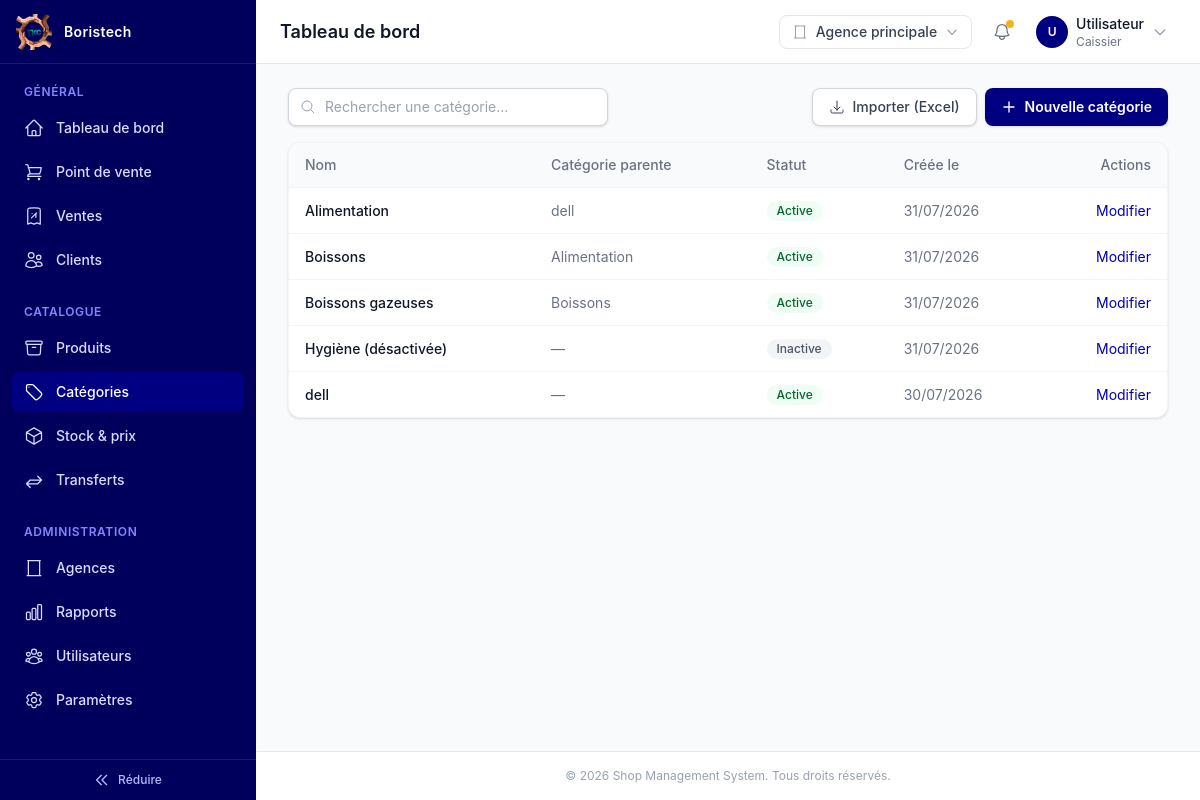
The page /products/categories/ (signed in) on the database its author committed.
### general/models.py (models this page shows, shortened)
class BaseModel(models.Model):
    id = models.UUIDField(
        primary_key=True,
        default=uuid.uuid4,
        editable=False,
        help_text="Identifiant unique (UUID) de l'enregistrement.",
    )
    created_at = models.DateTimeField(
        auto_now_add=True,
        db_index=True,
        help_text="Date et heure de création de l'enregistrement.",
    )
    updated_at = models.DateTimeField(
        auto_now=True,
        help_text="Date et heure de la dernière modification.",
    )
    class Meta:
        abstract = True
        ordering = ["-created_at"]

class ParametresEntreprise(BaseModel):
    SINGLETON_ID = uuid.UUID(int=1)
    nom = models.CharField(
        max_length=150,
        help_text="Raison sociale affichée sur les reçus et l'en-tête de l'application.",
    )
    logo = models.ImageField(
        upload_to="entreprise/",
        blank=True,
        null=True,
        help_text="Logo affiché sur les reçus et l'en-tête de l'application.",
    )
    slogan = models.CharField(
        max_length=255,
        blank=True,
        help_text="Slogan de l'entreprise.",
    )
    adresse = models.CharField(
        max_length=255,
        blank=True,
        help_text="Adresse du siège social.",
    )
    telephone = models.CharField(
        max_length=30,
        blank=True,
        help_text="Téléphone de contact principal.",
    )
    email = models.EmailField(
        blank=True,
        help_text="Email de contact principal.",
    )
    site_web = models.URLField(
        blank=True,
        help_text="Site web de l'entreprise.",
    )
    tax_id = models.CharField(
        max_length=50,
        blank=True,
        help_text="Numéro fiscal / identifiant contribuable, affiché sur les reçus.",
    )
    devise = models.CharField(
        max_length=10,
        default="FCFA",
        help_text="Symbole monétaire utilisé dans toute l'application.",
    )
    note_pied_page = models.TextField(
        blank=True,
        help_text="Note affichée en bas des reçus (conditions, remerciements...).",
    )
    class Meta(BaseModel.Meta):
        verbose_name = "Paramètres de l'entreprise"
        verbose_name_plural = "Paramètres de l'entreprise"
    @classmethod
    def load(cls) -> "ParametresEntreprise":
        obj: Optional["ParametresEntreprise"] = cache.get("parametres_entreprise")
        if obj is None:
            obj, _created = cls.objects.get_or_create(
                pk=cls.SINGLETON_ID, defaults={"nom": "Ma Boutique"}
            )
            cache.set("parametres_entreprise", obj, None)
        return obj

### products/models.py (models this page shows, shortened)
class Categorie(BaseModel):
    nom = models.CharField(
        max_length=150,
        help_text="Nom de la catégorie.",
    )
    slug = models.SlugField(
        max_length=170,
        unique=True,
        blank=True,
        help_text=(
            "Identifiant lisible utilisé dans les URLs, généré automatiquement à "
            "partir du nom si laissé vide."
        ),
    )
    parent = models.ForeignKey(
        "self",
        on_delete=models.CASCADE,
        related_name="sous_categories",
        null=True,
        blank=True,
        help_text="Catégorie parente, pour créer une hiérarchie imbriquée (EF-2.2).",
    )
    image = models.ImageField(
        upload_to="categories/",
        blank=True,
        null=True,
        help_text="Image illustrant la catégorie.",
    )
    actif = models.BooleanField(
        default=True,
        db_index=True,
        help_text="Une catégorie désactivée n'apparaît plus dans le catalogue.",
    )
    class Meta(BaseModel.Meta):
        verbose_name = "Catégorie"
        verbose_name_plural = "Catégories"
        indexes = [
            models.Index(fields=["parent", "actif"]),
        ]

### products/views/category_views.py (the view)
# urls.py: path("categories/", category_views.CategorieListView.as_view(), name="categorie_list"),
class CategorieListView(LoginRequiredMixin, ListView):
    model = Categorie
    template_name = "dashboard/pages/admin/products/category/categorie_list.html"
    context_object_name = "categories"
    paginate_by = 20
    def get_queryset(self) -> QuerySet[Categorie]:
        qs = Categorie.objects.select_related("parent").order_by("nom")
        q = self.request.GET.get("q", "").strip()
        if q:
            qs = qs.filter(nom__icontains=q)
        return qs
    def get_context_data(self, **kwargs: Any) -> Dict[str, Any]:
        context = super().get_context_data(**kwargs)
        context["q"] = self.request.GET.get("q", "")
        return context

### templates/dashboard/pages/admin/products/category/categorie_list.html (shortened to what this page needs)
{% extends "dashboard/base.html" %}
{% block content %}
<div class="space-y-4">
  <div class="flex flex-col gap-3 sm:flex-row sm:items-center sm:justify-between">
    <form method="get" class="w-full sm:max-w-xs">
      <div class="relative">
        <span class="pointer-events-none absolute inset-y-0 left-0 flex items-center pl-3 text-gray-400">
        </span>
        <input
          type="text" name="q" value="{{ q }}" placeholder="Rechercher une catégorie…"
          class="block w-full rounded-lg border border-gray-300 bg-white py-2 pl-9 pr-3 text-sm text-gray-900 placeholder-gray-400 shadow-sm focus:border-primary-600 focus:outline-none focus:ring-2 focus:ring-primary-600/30"
        >
      </div>
    </form>
    <div class="flex shrink-0 gap-2">
      <a href="{% url 'products:categorie_import' %}"
         class="flex items-center justify-center gap-2 rounded-lg border border-gray-300 bg-white px-4 py-2 text-sm font-medium text-gray-700 shadow-sm hover:bg-gray-50">
        <svg class="h-4 w-4" fill="none" viewBox="0 0 24 24" stroke="currentColor" stroke-width="1.5"><path stroke-linecap="round" stroke-linejoin="round" d="M3 16.5v2.25A2.25 2.25 0 005.25 21h13.5A2.25 2.25 0 0021 18.75V16.5M16.5 12L12 16.5m0 0L7.5 12m4.5 4.5V3" /></svg>
        Importer (Excel)
      </a>
      <a href="{% url 'products:categorie_create' %}"
         class="flex items-center justify-center gap-2 rounded-lg bg-primary-800 px-4 py-2 text-sm font-semibold text-white shadow-sm hover:bg-primary-900">
        <svg class="h-4 w-4" fill="none" viewBox="0 0 24 24" stroke="currentColor" stroke-width="2"><path stroke-linecap="round" stroke-linejoin="round" d="M12 4.5v15m7.5-7.5h-15" /></svg>
        Nouvelle catégorie
      </a>
    </div>
  </div>
  <div class="overflow-hidden rounded-xl border border-gray-100 bg-white shadow-sm">
    <div class="overflow-x-auto">
      <table class="w-full min-w-[640px] text-left text-sm">
        <thead class="border-b border-gray-100 bg-gray-50">
          <tr>
            <th scope="col" class="px-4 py-3 font-medium text-gray-500">Nom</th>
            <th scope="col" class="px-4 py-3 font-medium text-gray-500">Catégorie parente</th>
            <th scope="col" class="px-4 py-3 font-medium text-gray-500">Statut</th>
            <th scope="col" class="px-4 py-3 font-medium text-gray-500">Créée le</th>
            <th scope="col" class="px-4 py-3 text-right font-medium text-gray-500">Actions</th>
          </tr>
        </thead>
        <tbody class="divide-y divide-gray-100">
          {% for categorie in categories %}
            <tr class="hover:bg-gray-50">
              <td class="px-4 py-3 font-medium text-gray-900">{{ categorie.nom }}</td>
              <td class="px-4 py-3 text-gray-500">
                {{ categorie.parent.nom|default:"—" }}
              </td>
              <td class="px-4 py-3">
                {% if categorie.actif %}
                  <span class="inline-flex items-center rounded-full bg-green-50 px-2.5 py-0.5 text-xs font-medium text-green-800">Active</span>
                {% else %}
                  <span class="inline-flex items-center rounded-full bg-gray-100 px-2.5 py-0.5 text-xs font-medium text-gray-600">Inactive</span>
                {% endif %}
              </td>
              <td class="px-4 py-3 whitespace-nowrap text-gray-500">{{ categorie.created_at|date:"d/m/Y" }}</td>
              <td class="px-4 py-3 text-right">
                <a href="{% url 'products:categorie_update' categorie.pk %}" class="text-primary-700 hover:text-primary-900">Modifier</a>
              </td>
            </tr>
          {% empty %}
            <tr>
              <td colspan="5" class="px-4 py-10 text-center text-sm text-gray-400">
                Aucune catégorie{% if q %} pour « {{ q }} »{% endif %}.
              </td>
            </tr>
          {% endfor %}
        </tbody>
      </table>
    </div>
  </div>
</div>
{% endblock %}

### templates/dashboard/include/_sidebar.html (shortened to what this page needs)
{% load static %}
{% load nav_tags %}
<aside id="sidebar"
      class="fixed inset-y-0 left-0 z-40 flex w-72 flex-col bg-primary-900 text-white transition-transform duration-300 ease-in-out lg:sticky lg:top-0 lg:h-screen lg:w-[var(--sidebar-w)] lg:shrink-0 lg:transition-[width]">
      <div class="flex h-16 shrink-0 items-center gap-3 border-b border-white/10 px-4">
        {% if parametres.logo %}
          <img src="{{ parametres.logo.url }}" alt="{{ parametres.nom }}" class="h-9 w-9 shrink-0 rounded-lg object-cover">
        {% else %}
          <div class="flex h-9 w-9 shrink-0 items-center justify-center rounded-lg bg-secondary-500 text-sm font-bold text-primary-900">
            {{ parametres.nom|slice:":2"|upper }}
          </div>
        {% endif %}
        <span class="brand-label truncate text-sm font-semibold tracking-wide">{{ parametres.nom }}</span>
      </div>
      <nav class="flex-1 space-y-6 overflow-y-auto px-3 py-5">
        <div>
          <p class="nav-group-label px-3 pb-2 text-xs font-semibold uppercase tracking-wider text-primary-300">Général</p>
          <ul class="space-y-1">
            <li>
              <a href="{% dashboard_url %}" title="Tableau de bord"
                 class="nav-link flex items-center gap-3 rounded-lg px-3 py-2.5 text-sm font-medium {% nav_active 'general:dashboard' 'general:agence_dashboard' %}">
                <span class="nav-label">Tableau de bord</span>
              </a>
            </li>
            <li>
              <a href="#" title="Point de vente"
                 class="nav-link flex items-center gap-3 rounded-lg px-3 py-2.5 text-sm font-medium text-primary-100 hover:bg-primary-800 hover:text-white">
                <span class="nav-label">Point de vente</span>
              </a>
            </li>
            <li>
              <a href="#" title="Ventes"
                 class="nav-link flex items-center gap-3 rounded-lg px-3 py-2.5 text-sm font-medium text-primary-100 hover:bg-primary-800 hover:text-white">
                <span class="nav-label">Ventes</span>
              </a>
            </li>
            <li>
              <a href="#" title="Clients"
                 class="nav-link flex items-center gap-3 rounded-lg px-3 py-2.5 text-sm font-medium text-primary-100 hover:bg-primary-800 hover:text-white">
                <span class="nav-label">Clients</span>
              </a>
            </li>
          </ul>
        </div>
        {% if request.user.is_responsable_agence or request.user.is_admin %}
        <div>
          <p class="nav-group-label px-3 pb-2 text-xs font-semibold uppercase tracking-wider text-primary-300">Catalogue</p>
          <ul class="space-y-1">
            <li>
              <a href="{% url 'products:produit_list' %}" title="Produits"
                 class="nav-link flex items-center gap-3 rounded-lg px-3 py-2.5 text-sm font-medium {% nav_active 'products:produit_list' 'products:produit_create' 'products:produit_update' 'products:produit_import' %}">
                <span class="nav-label">Produits</span>
              </a>
            </li>
            <li>
              <a href="{% url 'products:categorie_list' %}" title="Catégories"
                 class="nav-link flex items-center gap-3 rounded-lg px-3 py-2.5 text-sm font-medium {% nav_active 'products:categorie_list' 'products:categorie_create' 'products:categorie_update' 'products:categorie_import' %}">
                <span class="nav-label">Catégories</span>
              </a>
            </li>
            <li>
              <a href="{% url 'products:stock_list' %}" title="Stock &amp; prix par agence"
                 class="nav-link flex items-center gap-3 rounded-lg px-3 py-2.5 text-sm font-medium {% nav_active 'products:stock_list' 'products:stock_create' %}">
                <svg class="h-5 w-5 shrink-0" fill="none" viewBox="0 0 24 24" stroke="currentColor" stroke-width="1.5"><path stroke-linecap="round" stroke-linejoin="round" d="M21 7.5l-9-5.25L3 7.5m18 0l-9 5.25m9-5.25v9l-9 5.25M3 7.5l9 5.25M3 7.5v9l9 5.25m0-9v9" /></svg>
                <span class="nav-label">Stock &amp; prix</span>
              </a>
            </li>
            <li>
              <a href="#" title="Transferts de stock"
                 class="nav-link flex items-center gap-3 rounded-lg px-3 py-2.5 text-sm font-medium text-primary-100 hover:bg-primary-800 hover:text-white">
                <svg class="h-5 w-5 shrink-0" fill="none" viewBox="0 0 24 24" stroke="currentColor" stroke-width="1.5"><path stroke-linecap="round" stroke-linejoin="round" d="M7.5 21L3 16.5m0 0L7.5 12M3 16.5h13.5m0-9L21 12m0 0l-4.5 4.5M21 12H7.5" /></svg>
                <span class="nav-label">Transferts</span>
              </a>
            </li>
          </ul>
        </div>
        {% endif %}
        {% if request.user.is_admin %}
        <div>
          <p class="nav-group-label px-3 pb-2 text-xs font-semibold uppercase tracking-wider text-primary-300">Administration</p>
          <ul class="space-y-1">
            <li>
              <a href="{% url 'general:agence_list' %}" title="Agences"
                 class="nav-link flex items-center gap-3 rounded-lg px-3 py-2.5 text-sm font-medium {% nav_active 'general:agence_list' 'general:agence_create' 'general:agence_update' %}">
                <svg class="h-5 w-5 shrink-0" fill="none" viewBox="0 0 24 24" stroke="currentColor" stroke-width="1.5"><path stroke-linecap="round" stroke-linejoin="round" d="M3.75 21h16.5M4.5 3h15M5.25 3v18m13.5-18v18" /></svg>
                <span class="nav-label">Agences</span>
              </a>
            </li>
            <li>
              <a href="#" title="Rapports &amp; comparaison"
                 class="nav-link flex items-center gap-3 rounded-lg px-3 py-2.5 text-sm font-medium text-primary-100 hover:bg-primary-800 hover:text-white">
                <span class="nav-label">Rapports</span>
              </a>
            </li>
            <li>
              <a href="#" title="Utilisateurs"
                 class="nav-link flex items-center gap-3 rounded-lg px-3 py-2.5 text-sm font-medium text-primary-100 hover:bg-primary-800 hover:text-white">
                <span class="nav-label">Utilisateurs</span>
              </a>
            </li>
            <li>
              <a href="{% url 'general:parametres' %}" title="Paramètres"
                 class="nav-link flex items-center gap-3 rounded-lg px-3 py-2.5 text-sm font-medium {% nav_active 'general:parametres' %}">
                <span class="nav-label">Paramètres</span>
              </a>
            </li>
          </ul>
        </div>
        {% endif %}
      </nav>
      <button id="collapseToggle" type="button"
        class="hidden lg:flex items-center justify-center gap-2 border-t border-white/10 px-3 py-3 text-xs font-medium text-primary-200 hover:bg-primary-800 hover:text-white">
        <svg id="collapseIcon" class="h-4 w-4 shrink-0 transition-transform duration-300" fill="none" viewBox="0 0 24 24" stroke="currentColor" stroke-width="2"><path stroke-linecap="round" stroke-linejoin="round" d="M11 19l-7-7 7-7m8 14l-7-7 7-7" /></svg>
        <span class="nav-label">Réduire</span>
      </button>
    </aside>

### rows shown on the page
ParametresEntreprise: logo (picture), nom "Boristech"
Categorie: nom "Alimentation", parent.nom "dell", actif "Active", created_at "31/07/2026"
Categorie: nom "Boissons", parent.nom "Alimentation", actif "Active", created_at "31/07/2026"
Categorie: nom "Boissons gazeuses", parent.nom "Boissons", actif "Active", created_at "31/07/2026"
Categorie: nom "Hygiène (désactivée)", parent.nom "—", actif "Inactive", created_at "31/07/2026"
Categorie: nom "dell", parent.nom "—", actif "Active", created_at "30/07/2026"
